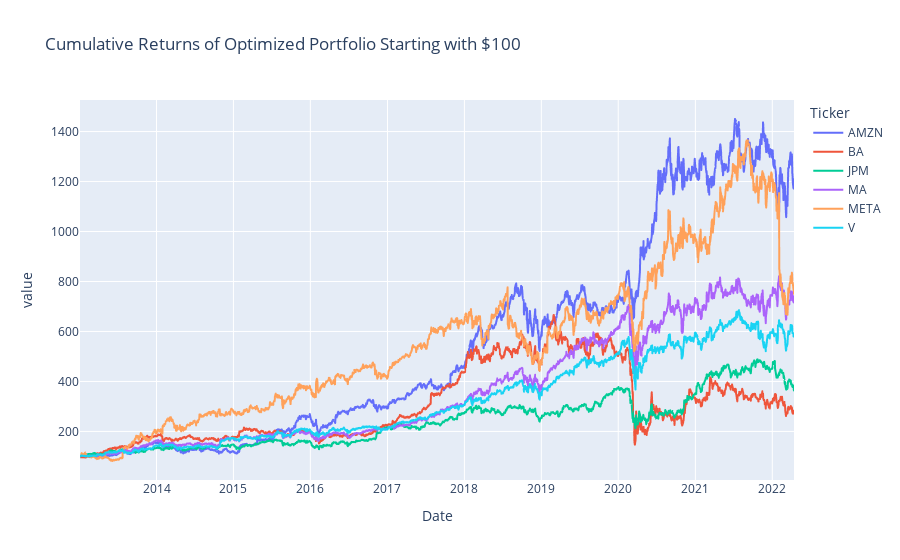

Write notebook code for a chart like this one.
### Code cell
fig_cum_returns_optimized = plot_cum_returns(stocks_df['Optimized Portfolio'], 'Cumulative Returns of Optimized Portfolio Starting with $100')
fig_cum_returns_optimized.show()

### Figure 1 — Plotly figure (JSON) as saved in the notebook; plotly's stock layout.template omitted (floating-point values rounded to 4 significant figures; data arrays with more than 128 entries replaced by an {"elided": "..."} marker saying what was removed)
{"data": [{"hovertemplate": "Ticker=AMZN<br>Date=%{x}<br>value=%{y}<extra></extra>", "legendgroup": "AMZN", "line": {"color": "#636efa", "dash": "solid"}, "marker": {"symbol": "circle"}, "mode": "lines", "name": "AMZN", "showlegend": true, "type": "scattergl", "x": {"elided": "2338 str values"}, "xaxis": "x", "y": {"elided": "2338 float values"}, "yaxis": "y"}, {"hovertemplate": "Ticker=BA<br>Date=%{x}<br>value=%{y}<extra></extra>", "legendgroup": "BA", "line": {"color": "#EF553B", "dash": "solid"}, "marker": {"symbol": "circle"}, "mode": "lines", "name": "BA", "showlegend": true, "type": "scattergl", "x": {"elided": "2338 str values"}, "xaxis": "x", "y": {"elided": "2338 float values"}, "yaxis": "y"}, {"hovertemplate": "Ticker=JPM<br>Date=%{x}<br>value=%{y}<extra></extra>", "legendgroup": "JPM", "line": {"color": "#00cc96", "dash": "solid"}, "marker": {"symbol": "circle"}, "mode": "lines", "name": "JPM", "showlegend": true, "type": "scattergl", "x": {"elided": "2338 str values"}, "xaxis": "x", "y": {"elided": "2338 float values"}, "yaxis": "y"}, {"hovertemplate": "Ticker=MA<br>Date=%{x}<br>value=%{y}<extra></extra>", "legendgroup": "MA", "line": {"color": "#ab63fa", "dash": "solid"}, "marker": {"symbol": "circle"}, "mode": "lines", "name": "MA", "showlegend": true, "type": "scattergl", "x": {"elided": "2338 str values"}, "xaxis": "x", "y": {"elided": "2338 float values"}, "yaxis": "y"}, {"hovertemplate": "Ticker=META<br>Date=%{x}<br>value=%{y}<extra></extra>", "legendgroup": "META", "line": {"color": "#FFA15A", "dash": "solid"}, "marker": {"symbol": "circle"}, "mode": "lines", "name": "META", "showlegend": true, "type": "scattergl", "x": {"elided": "2338 str values"}, "xaxis": "x", "y": {"elided": "2338 float values"}, "yaxis": "y"}, {"hovertemplate": "Ticker=V<br>Date=%{x}<br>value=%{y}<extra></extra>", "legendgroup": "V", "line": {"color": "#19d3f3", "dash": "solid"}, "marker": {"symbol": "circle"}, "mode": "lines", "name": "V", "showlegend": true, "type": "scattergl", "x": {"elided": "2338 str values"}, "xaxis": "x", "y": {"elided": "2338 float values"}, "yaxis": "y"}], "layout": {"legend": {"title": {"text": "Ticker"}, "tracegroupgap": 0}, "title": {"text": "Cumulative Returns of Optimized Portfolio Starting with $100"}, "xaxis": {"anchor": "y", "domain": [0, 1], "title": {"text": "Date"}}, "yaxis": {"anchor": "x", "domain": [0, 1], "title": {"text": "value"}}}}
